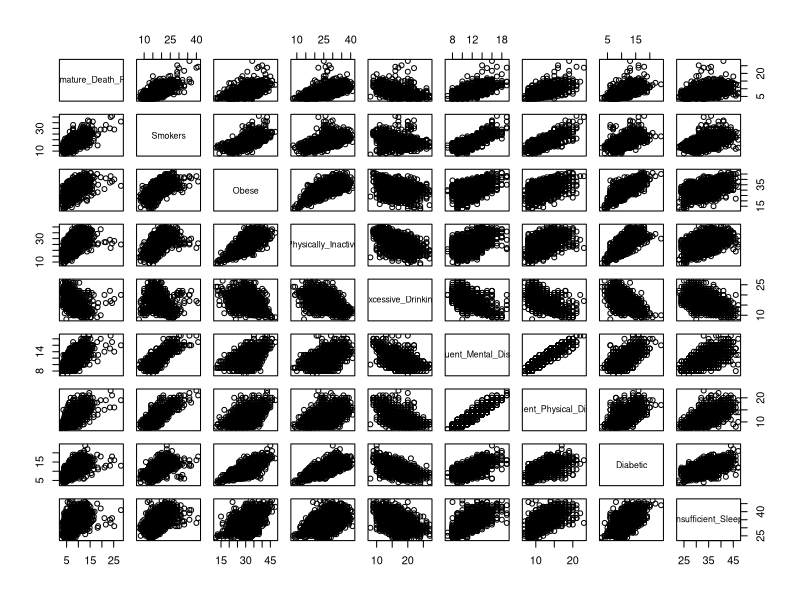
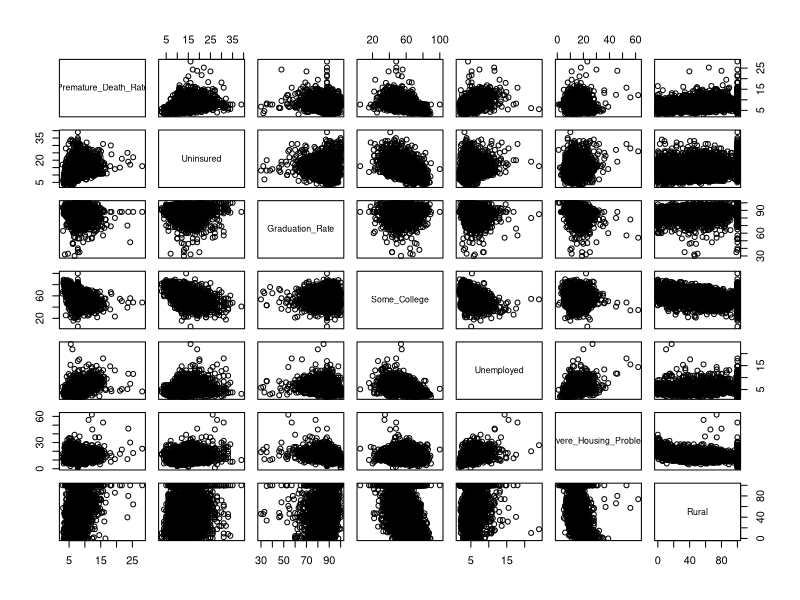
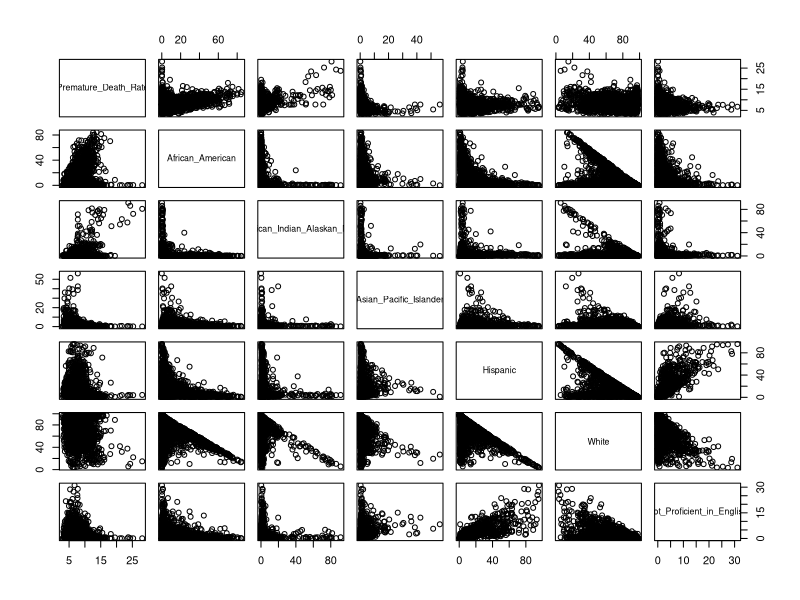
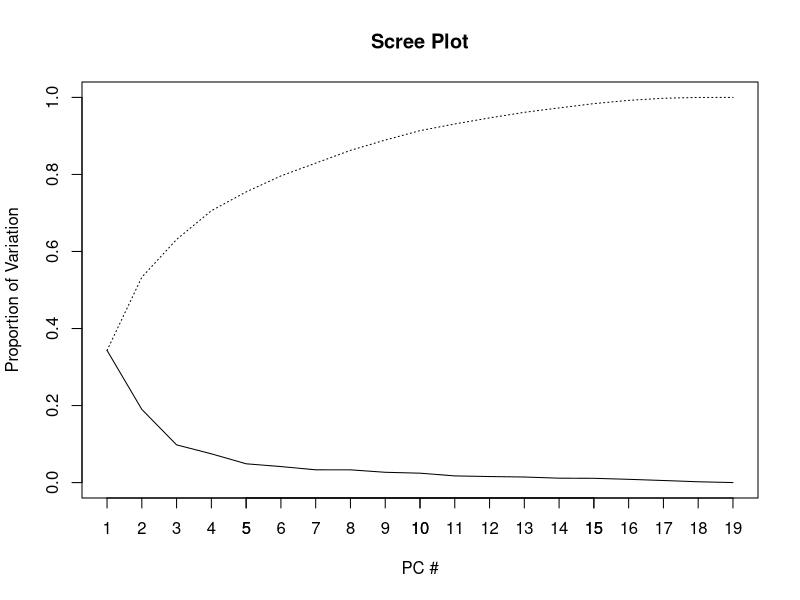

R code for these plots, in order: (Note: this script raises an error after producing the figures.)
## ---- chunk 1
knitr::opts_chunk$set(echo = TRUE)

library(Hmisc)
## ---- chunk 2
# import health data
data = read.csv("./Data/CHR_Data.csv")

# show data summary to identify variables with missing data
summary(data)

# impute variables with their medians, prefer medians in the event there is any skew
data$Premature_Death_Rate <- with(data,impute(Premature_Death_Rate,median))
data$Unemployed <- with(data,impute(Unemployed,median))
data$Uninsured <- with(data,impute(Uninsured,median))
data$Graduation_Rate <- with(data,impute(Graduation_Rate))

# rescale Premature_Death_Rate so min value = 2.947 vs 2947, just a preference so it's not scaled so diff from predictors
data$Premature_Death_Rate <- data$Premature_Death_Rate/1000

# scatter matrices
pairs(data[,4:12])        # personal physical conditions
pairs(data[,c(4,13:18)])  # education, living
pairs(data[,c(4,19:24)])  # race, language

# add non-white variable
data$NonWhite <- 100-data$White

# create Obese Binary Classification
data$Obese_Class <- 1
data[data$Obese < 30, "Obese_Class"] <- 0
## ---- chunk 3
data2 <- data[,4:24]
cov(data2)
sum(diag(cov(data2))) # total variance
## ---- chunk 4
# create Obese Binary Classification
data$Obese_Class <- 1
data[data$Obese < 30, "Obese_Class"] <- 0
## ---- chunk 5
# PCA
dat.x <- data[,5:24]
dat.x <- dat.x[,-2]
dat.y <- as.factor(as.character(data[,26]))
pc.result<-prcomp(dat.x,scale.=TRUE)
pc.scores<-pc.result$x
pc.scores<-data.frame(pc.scores)
pc.scores$Obese<-dat.y

#Loadings for interpretation
pc.result$rotation
## ---- chunk 6
#Scree plot
pc.eigen<-(pc.result$sdev)^2
pc.prop<-pc.eigen/sum(pc.eigen)
pc.cumprop<-cumsum(pc.prop)
plot(1:19,pc.prop,type="l",main="Scree Plot",ylim=c(0,1),xlab="PC #",ylab="Proportion of Variation")
axis(1, seq(1,19,1))
lines(1:19,pc.cumprop,lty=3)
## ---- chunk 7

#Use ggplot2 to plot pc's
ggplot(data = pc.scores, aes(x = PC1, y = PC2)) +
  geom_point(aes(col=Obese), size=1)+
  geom_hline(yintercept = 0, colour = "gray65") +
  geom_vline(xintercept = 0, colour = "gray65") +
  ggtitle("PCA plot of Health Data")

ggplot(data = pc.scores, aes(x = PC1, y = PC3)) +
    geom_point(aes(col=Obese), size=1)+
  geom_hline(yintercept = 0, colour = "gray65") +
    geom_vline(xintercept = 0, colour = "gray65") +
    ggtitle("PCA plot of Health Data")

  
ggplot(data = pc.scores, aes(x = PC2, y = PC3)) +
    geom_point(aes(col=Obese), size=1)+
  geom_hline(yintercept = 0, colour = "gray65") +
    geom_vline(xintercept = 0, colour = "gray65") +
    ggtitle("PCA plot of Health Data")
## ---- chunk 8
library(MASS)
ldadat <- data
ldadat <- ldadat[,4:26] #Takeout id and location data
ldadat <- ldadat[,-3] #Remove obesity column from analysis
ldadat$Obese_Class <-  as.factor(as.character(ldadat[,22])) #change it to a factor
obeselda<-lda(Obese_Class~.,data=ldadat) # Run LDA on Obesity Categorical

pred<-predict(obeselda,newdata=ldadat)$class #Yielding categorical obesity response
Tonsoffun<-ldadat$Obese_Class

x<-table(pred,Tonsoffun) # Creating a confusion matrix
x
#Missclassification Error
ME<-(x[2,1]+x[1,2])/3136
ME
#Calculating overall accuracy
1-ME
